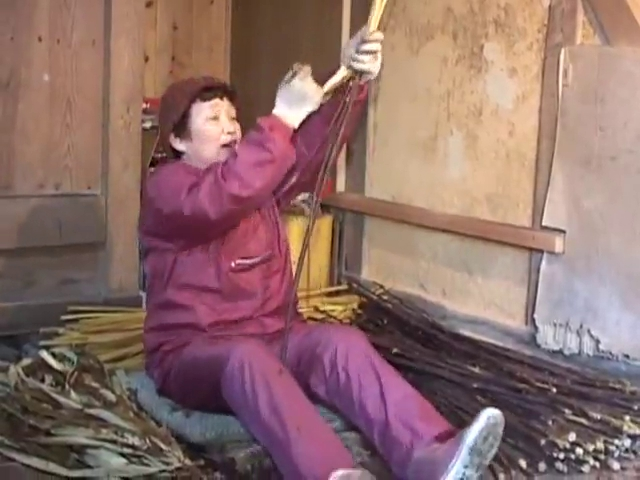
#> input picture 000071686.jpg, 640 x 480 px
$ jupyter execute test_cropping.ipynb
#> lines starting #> are read from the running program, lines starting #| are printed output that depends on the picture
[cell 1]
import numpy as np
import matplotlib.pyplot as plt
from PIL import Image
import cv2

[cell 2]
image = Image.open('000071686.jpg')
#> image is the input picture: PIL image 640x480 RGB; mean R, G, B 143, 110.4, 106.7
# plt.imshow(image)
im = cv2.imread('000071686.jpg')
plt.imshow(im)

[cell 3]
img =cv2.resize(im,(224,224))
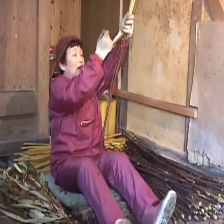
#> img: shape (224, 224, 3); mean B, G, R 106.6, 110.3, 142.9
plt.imshow(img)
img.shape
cv2.imwrite('hell.jpg',img)
#> Out = True

[cell 4]
imag = cv2.resize(img,(512,224))
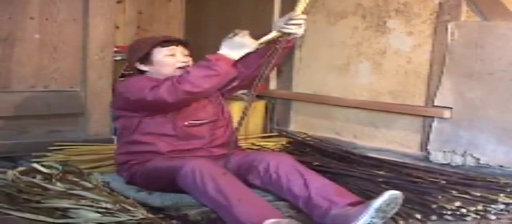
#> imag: shape (224, 512, 3); mean B, G, R 106.6, 110.3, 142.9
plt.imshow(imag)
imag.shape
cv2.imwrite('hello.jpg',imag)
#> Out = True
